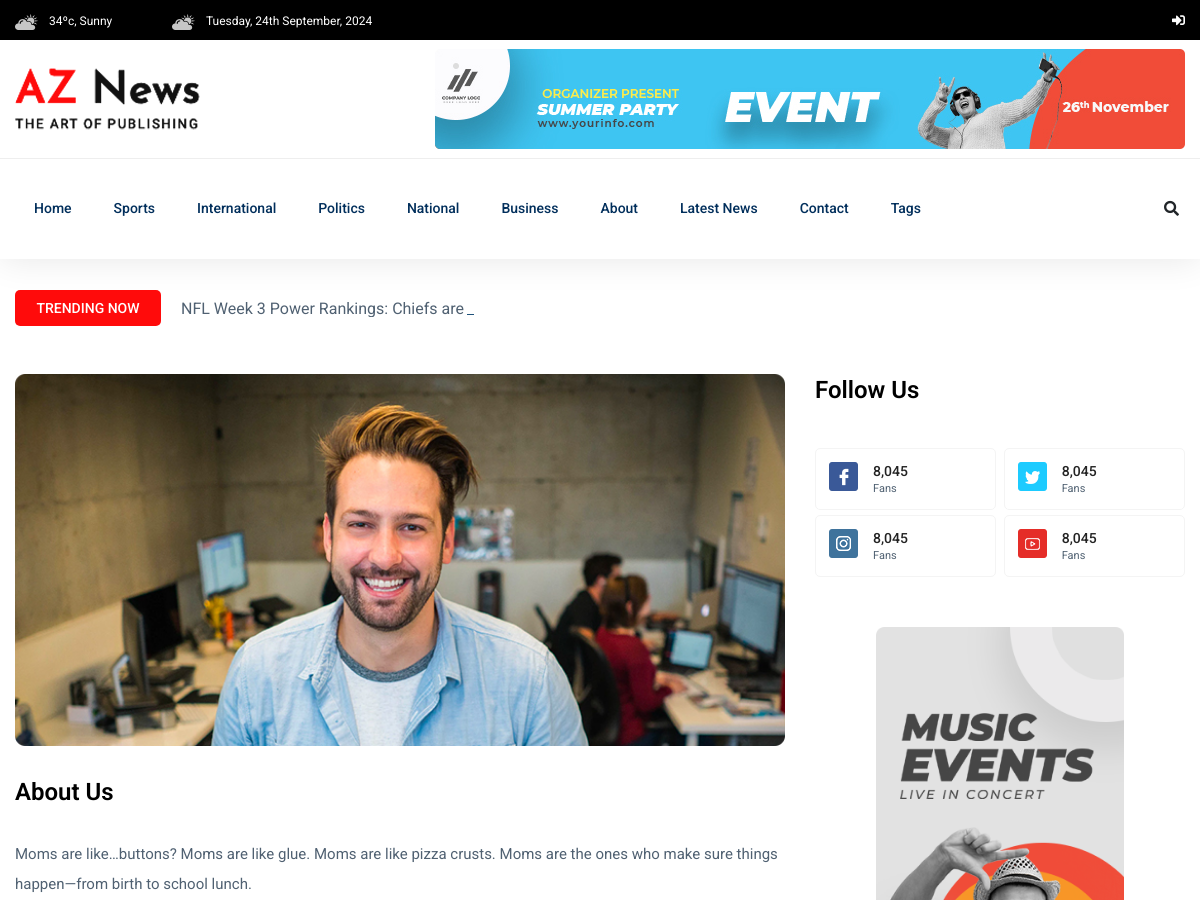
Page /about/ (upper part) on the earlier database version.
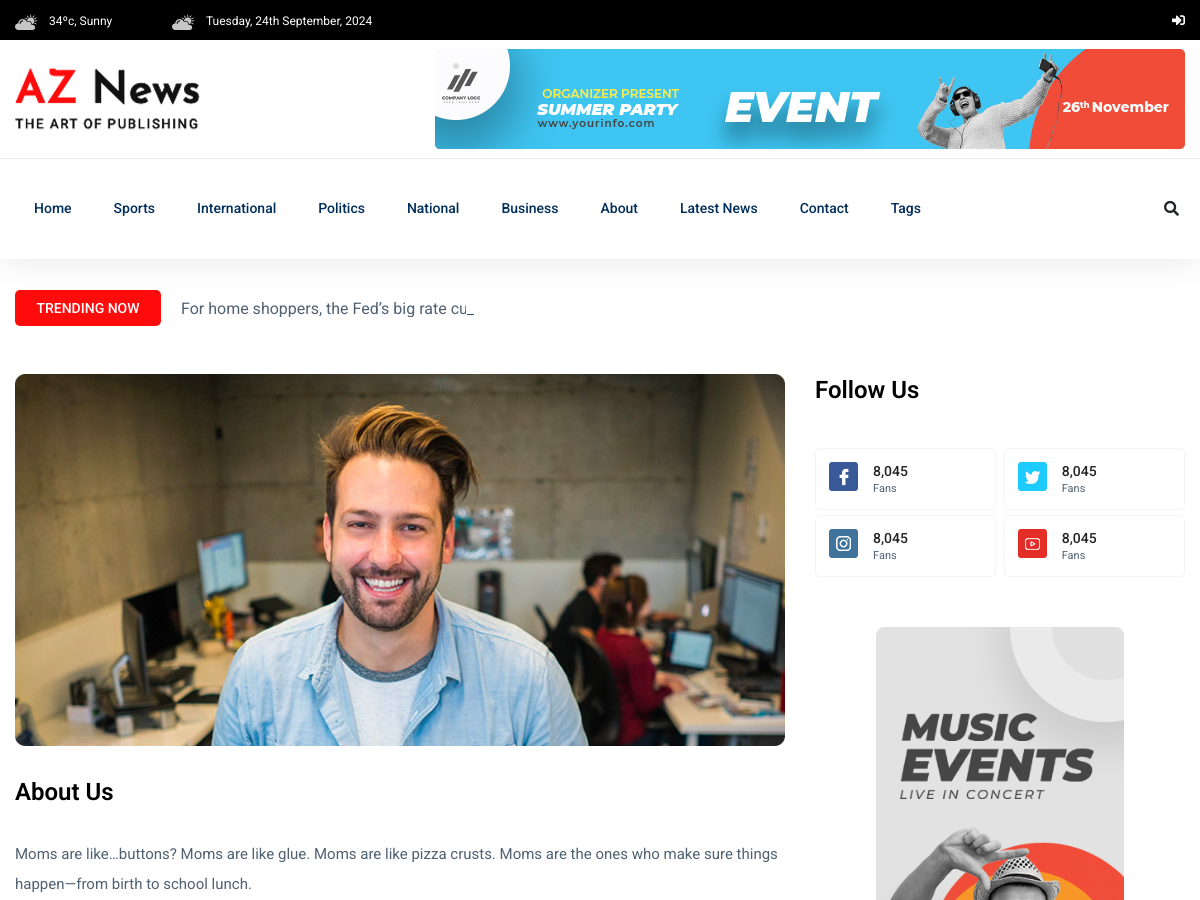
Same page on the later database version.
### newspaper/models.py (models this page shows, shortened)
class TimeStampModel(models.Model):
    created_at = models.DateTimeField(auto_now_add=True)
    updated_at = models.DateTimeField(auto_now=True)
    class Meta:
        abstract = True # do not create table for this model

class Category(TimeStampModel):
    name = models.CharField(max_length=20)

class Post(TimeStampModel):
    STATUS_CHOICES = [
        ("active", "Active"),
        ("inactive", "Inactive"),
    ]
    title = models.CharField(max_length=200)
    content = models.TextField()
    featured_image = models.ImageField(upload_to="post_images/%Y/%m/%d", blank=False)
    author = models.ForeignKey("auth.User", on_delete=models.CASCADE)
    published_at = models.DateTimeField(null=True, blank=True)
    status = models.CharField(max_length=20, choices=STATUS_CHOICES, default="active")
    views_count = models.PositiveBigIntegerField(default=0)
    created_at = models.DateTimeField(auto_now_add=True)
    updated_at = models.DateTimeField(auto_now=True)
    category = models.ForeignKey(Category, on_delete=models.CASCADE)
    tag = models.ManyToManyField(Tag)

### newspaper/views.py (the view)
class AboutView(TemplateView):
    template_name = "aznews/about.html"

### newspaper/navigation.py (called while the page is built)
def navigation(request):
    categories = Category.objects.all()[:5]
    tags = Tag.objects.all()[:10]
    trending_posts = Post.objects.filter(
        status="active", published_at__isnull=False
    ).order_by("-published_at", "-views_count")[:5]
    return {
        "tags": tags,
        "categories": categories,
        "trending_posts": trending_posts,
    }

### templates/aznews/about.html (shortened to what the changed rows need)
{% extends "aznews/base.html" %}
{% load static %}
{% block content %}
    <main>
        <div class="about-area">
            <div class="container">
                {% include "aznews/main/trending/trending_title.html" %}
            </div>
        </div>
    </main>
{% endblock content %}

### templates/aznews/header/header.html (shortened to what the changed rows need)
{% load static %}
<header>
    <div class="header-area">
        <div class="main-header ">
            <div class="header-bottom header-sticky">
                <div class="container">
                    <div class="row align-items-center">
                        <div class="col-xl-10 col-lg-10 col-md-12 header-flex">
                            <div class="main-menu d-none d-md-block">
                                <nav>
                                    <ul id="navigation">
                                        {% for category in categories %}
                                            <li>
                                                <a href="{% url 'post-by-category' category.pk %}">{{ category.name }}</a>
                                            </li>
                                        {% endfor %}
                                    </ul>
                                </nav>
                            </div>
                        </div>
                    </div>
                </div>
            </div>
        </div>
    </div>
</header>

### templates/aznews/main/trending/trending_title.html
<div class="row">
    <div class="col-lg-12">
        <div class="trending-tittle">
            <strong>Trending now</strong>
            <div class="trending-animated">
                <ul id="js-news" class="js-hidden">
                    {% for trending_post in trending_posts %}
                    <li class="news-item">{{ trending_post.title }}</li>
                    {% endfor %}
                </ul>
            </div>
        </div>
    </div>
</div>

Differences in the rows shown:
no longer on this page (row edited): Post: title "NFL Week 3 Power Rankings: Chiefs are 2-0, but there are some concerns"
added Post: title "For home shoppers, the Fed’s big rate cut…"
